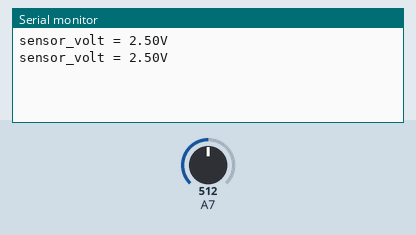
Bench run of a sketch on a simulated Arduino Nano, built with avr-gcc and run on an emulated ATmega328P. On the bench: the last lines printed to the serial monitor. Inputs (shaded band) come from the test bench; at power-on: A7 = 512.

Above: at 1.8 s.
1.9 s: A7 set to 716
At 2.7 s:
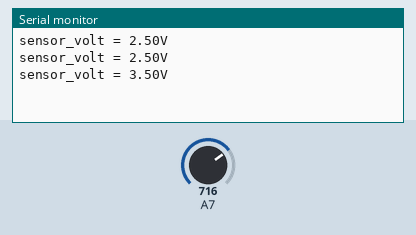
3.4 s: A7 set to 900
At 4.8 s:
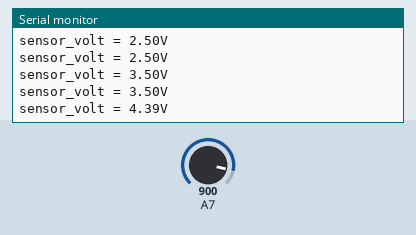
Timing chart, 0 to 6.4 s (numbered marks = the images above; inputs shaded):
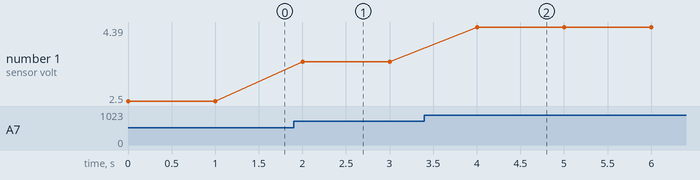

Measured:
- after the input at 1.9 s, the serial monitor: prints a new line after 0.10 s (image 1)
- after the input at 3.4 s, the serial monitor: prints a new line after 0.60 s (image 2)
- plotted number 1: 2.5 → 3.5 after the input at 1.9 s, 3.5 → 4.39 after the input at 3.4 s

The sketch:

gas_sensor_mq5.ino
```cpp
void setup() {
  Serial.begin(9600);
}

void loop() {
  float sensor_volt;
  float sensorValue;

  sensorValue = analogRead(A7);
  sensor_volt = sensorValue/1024*5.0;

  Serial.print("sensor_volt = ");
  Serial.print(sensor_volt);
  Serial.println("V");
  delay(1000);
}
```
